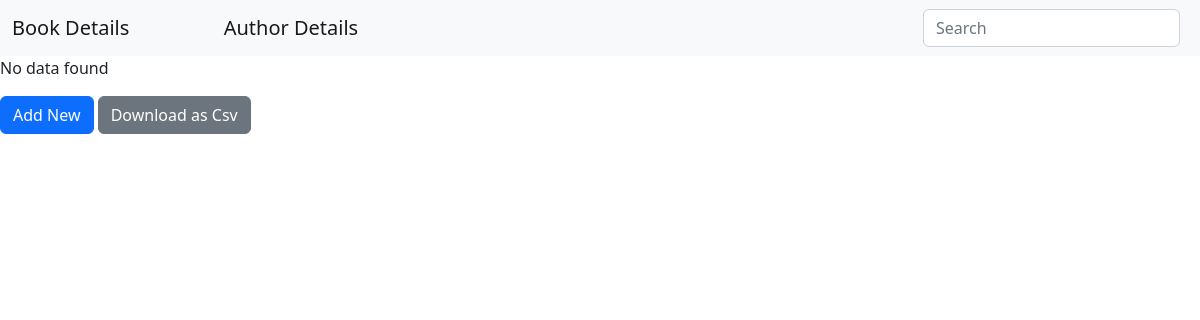
The app's page /books, older data.
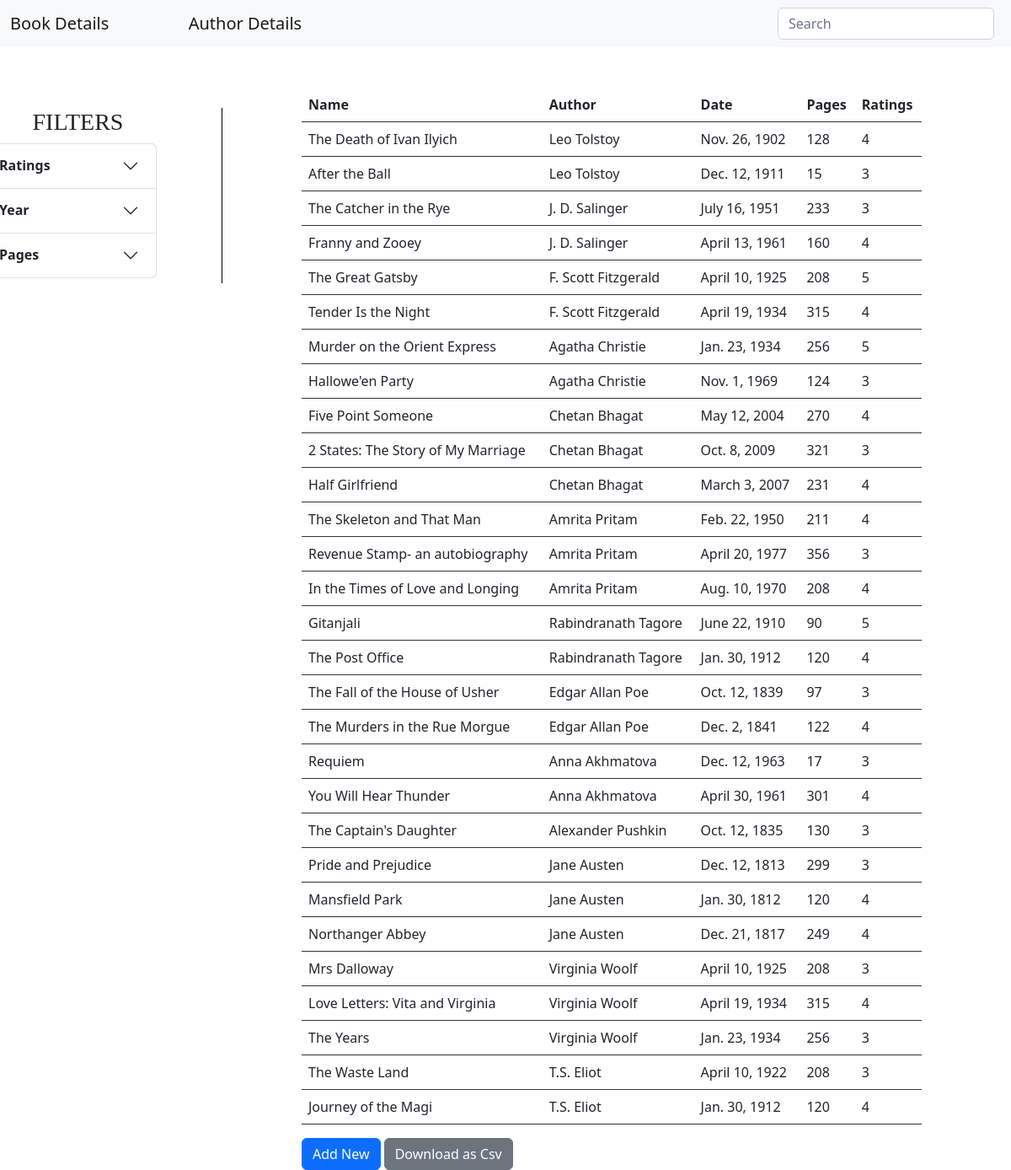
The same page, newer data.
### authdetails/models.py (models this page shows, shortened)
class bookDet(models.Model):
    book_name = models.CharField(max_length=60, unique=True)
    book_author = models.ForeignKey("authorDet", on_delete=models.CASCADE)
    book_date = models.DateField()
    book_pages = models.IntegerField()
    average_critics_rating = models.IntegerField()

class authorDet(models.Model):
    GENDER_CHOICES = (
        ('M', 'Male'),
        ('F', 'Female'),
        ('O', 'Others')
    )
    auth_name = models.CharField(max_length=30, unique=True)
    auth_age = models.IntegerField()
    auth_gender = models.CharField( max_length=1, choices=GENDER_CHOICES)
    auth_country = CountryField()
    def __str__(self):
        return self.auth_name

### authdetails/views.py (the view)
# urls.py: path('books',views.bookView, name="book_view"),
def bookView(request):
    model = bookDet
    template_name = "authordetails/books.html"
    query = request.GET.get("q","")
    dataDet= bookDet.objects.filter(  Q(book_name__icontains=query) )
    rating = request.GET.get('rating')
    year_count_min = request.GET.get('year_count_min')
    year_count_max = request.GET.get('year_count_max')
    page_count_min = request.GET.get('page_count_min')
    page_count_max = request.GET.get('page_count_max')
    if is_valid_queryparam(rating) and rating != 'Select':
        dataDet = dataDet.filter(average_critics_rating=rating)
    if is_valid_queryparam(year_count_min):
        dataDet = dataDet.filter(book_date__gte=datetime.date(int(year_count_min), 1,1))
    if is_valid_queryparam(year_count_max):
        dataDet = dataDet.filter(book_date__lt=datetime.date(int(year_count_max), 12, 31))
    if is_valid_queryparam(page_count_min):
        dataDet = dataDet.filter(book_pages__gte=page_count_min)
    if is_valid_queryparam(page_count_max):
        dataDet = dataDet.filter(book_pages__lt=page_count_max)
    form = booksForm()
    if request.method == 'POST':
        form = booksForm(request.POST)
        if form.is_valid():
            form.save()
            form = booksForm()
            print("Form Valid")
        return render(request, 'authordetails/books.html',{'form':form, 'dataDet':dataDet})
    else:
        form = booksForm()
    return render(request, 'authordetails/books.html',{'form':form, 'dataDet':dataDet})

### authdetails/forms.py
class booksForm(forms.ModelForm):
    class Meta:
        model = bookDet
        fields = "__all__"
        widgets={
            'book_name' : forms.TextInput(attrs={
                'placeholder': 'Book Name',
                'class': 'form-control'
                }),
            'book_author' : forms.Select(attrs={
                'class': 'form-control'
            }),
            'book_date': forms.SelectDateWidget(attrs={
                'placeholder': 'Book Date',
                'class': 'form-control',
                'width' : '20rem'
            }),
            'book_pages': forms.TextInput(attrs={
                'placeholder': 'Book Pages',
                'class': 'form-control'
                }),
            'average_critics_rating' :forms.DateInput(attrs={
                'placeholder': 'Book Rating',
                'class': 'form-control'
            }),
        }

### authdetails/views.py (called while the page is built)
def is_valid_queryparam(param):
    return param != '' and param is not None

### templates/authordetails/books.html (shortened to what this page needs)
{% load static %}
<!DOCTYPE html>
<html lang="en">
<head>
    <link href="https://cdn.jsdelivr.net/npm/bootstrap@5.2.2/dist/css/bootstrap.min.css" rel="stylesheet">
    <link href="{% static 'css/style.css' %}" rel="stylesheet">
</head>
<body>
<nav class="navbar bg-light">
<div class="container-fluid">
    <a class="navbar-brand" href="{% url 'book_view' %}">Book Details</a>
    <a class="navbar-brand" href="{% url 'index' %}">Author Details</a>
    <form class="d-flex" role="search" action="{% url 'book_search_results' %}" method="get">
    <input class="form-control me-2" value="" name="q" type="text" placeholder="Search" aria-label="Search">
    </form>
</div>
</nav>
{% if dataDet %}
<br>
<div class="container"><br>
<div class="row">
<div class="col-3" style="margin-left: -4rem ;"><br>
    <h3 style="text-align: center ; margin-left: -2rem;">FILTERS</h3>
<div class="accordion" id="accordionExample" style="width: 13rem">
<div class="accordion-item" style="background-color: #a6a6a6 ;">
<h2 class="accordion-header" id="headingOne">
<button class="accordion-button collapsed" type="button" data-bs-toggle="collapse" data-bs-target="#collapseTwo" aria-expanded="false" aria-controls="collapseTwo">
    <strong>Ratings</strong>
</button>
</h2>
</div>
<div class="accordion-item" style="background-color: #a6a6a6 ;">
<h2 class="accordion-header" id="headingOne" >
<button class="accordion-button collapsed" type="button" data-bs-toggle="collapse" data-bs-target="#collapseOne" aria-expanded="false" aria-controls="collapseOne">
    <strong>Year</strong></button>
</h2>
</div>
<div class="accordion-item" style="background-color: #a6a6a6 ;">
<h2 class="accordion-header" id="headingOne2" >
<button class="accordion-button collapsed" type="button" data-bs-toggle="collapse" data-bs-target="#collapseOne2" aria-expanded="false" aria-controls="collapseOne2">
    <strong>Pages</strong></button>
</h2>
</div>
</div>
</div>
<div class="col-1"><br><div class="vl" style="border-left: 1px solid black; height: 13rem;"></div> </div>
<div class="col-8">
<table class="table">
<thead>
    <th>Name</th>
    <th>Author</th>
    <th>Date</th>
    <th>Pages</th>
    <th>Ratings</th>
</thead>
{% for acc in dataDet %}
<tr>
    <td> {{acc.book_name}} </td>
    <td> {{acc.book_author}} </td>
    <td> {{acc.book_date}} </td>
    <td> {{acc.book_pages}} </td>
    <td> {{acc.average_critics_rating}} </td>
</tr>
{% endfor %}
</table>
{% else %}
<p>No data found</p>
{% endif %}
<button type="submit" class="btn btn-primary" onclick="openPopUp()">Add New</button>
<a id="download_as_csv_expense" href="{% url 'download_as_csv_books' %}" class="btn btn-secondary">Download as Csv</a>
</div></div>
</div>
</body>
</html>

Row changes from the older to the newer data that the page shows:
added bookDet: book_name "The Death of Ivan Ilyich", book_author "Leo Tolstoy", book_date "Nov. 26, 1902", book_pages "128", average_critics_rating "4"
added bookDet: book_name "After the Ball", book_author "Leo Tolstoy", book_date "Dec. 12, 1911", book_pages "15", average_critics_rating "3"
added bookDet: book_name "The Catcher in the Rye", book_author "J. D. Salinger", book_date "July 16, 1951", book_pages "233", average_critics_rating "3"
added bookDet: book_name "Franny and Zooey", book_author "J. D. Salinger", book_date "April 13, 1961", book_pages "160", average_critics_rating "4"
added bookDet: book_name "The Great Gatsby", book_author "F. Scott Fitzgerald", book_date "April 10, 1925", book_pages "208", average_critics_rating "5"
added bookDet: book_name "Tender Is the Night", book_author "F. Scott Fitzgerald", book_date "April 19, 1934", book_pages "315", average_critics_rating "4"
added bookDet: book_name "Murder on the Orient Express", book_author "Agatha Christie", book_date "Jan. 23, 1934", book_pages "256", average_critics_rating "5"
added bookDet: book_name "Hallowe'en Party", book_author "Agatha Christie", book_date "Nov. 1, 1969", book_pages "124", average_critics_rating "3"
added bookDet: book_name "Five Point Someone", book_author "Chetan Bhagat", book_date "May 12, 2004", book_pages "270", average_critics_rating "4"
added bookDet: book_name "2 States: The Story of My Marriage", book_author "Chetan Bhagat", book_date "Oct. 8, 2009", book_pages "321", average_critics_rating "3"
added bookDet: book_name "Half Girlfriend", book_author "Chetan Bhagat", book_date "March 3, 2007", book_pages "231", average_critics_rating "4"
added bookDet: book_name "The Skeleton and That Man", book_author "Amrita Pritam", book_date "Feb. 22, 1950", book_pages "211", average_critics_rating "4"
added bookDet: book_name "Revenue Stamp- an autobiography", book_author "Amrita Pritam", book_date "April 20, 1977", book_pages "356", average_critics_rating "3"
added bookDet: book_name "In the Times of Love and Longing", book_author "Amrita Pritam", book_date "Aug. 10, 1970", book_pages "208", average_critics_rating "4"
added bookDet: book_name "Gitanjali", book_author "Rabindranath Tagore", book_date "June 22, 1910", book_pages "90", average_critics_rating "5"
added bookDet: book_name "The Post Office", book_author "Rabindranath Tagore", book_date "Jan. 30, 1912", book_pages "120", average_critics_rating "4"
added bookDet: book_name "The Fall of the House of Usher", book_author "Edgar Allan Poe", book_date "Oct. 12, 1839", book_pages "97", average_critics_rating "3"
added bookDet: book_name "The Murders in the Rue Morgue", book_author "Edgar Allan Poe", book_date "Dec. 2, 1841", book_pages "122", average_critics_rating "4"
added bookDet: book_name "Requiem", book_author "Anna Akhmatova", book_date "Dec. 12, 1963", book_pages "17", average_critics_rating "3"
added bookDet: book_name "You Will Hear Thunder", book_author "Anna Akhmatova", book_date "April 30, 1961", book_pages "301", average_critics_rating "4"
added bookDet: book_name "The Captain's Daughter", book_author "Alexander Pushkin", book_date "Oct. 12, 1835", book_pages "130", average_critics_rating "3"
added bookDet: book_name "Pride and Prejudice", book_author "Jane Austen", book_date "Dec. 12, 1813", book_pages "299", average_critics_rating "3"
added bookDet: book_name "Mansfield Park", book_author "Jane Austen", book_date "Jan. 30, 1812", book_pages "120", average_critics_rating "4"
added bookDet: book_name "Northanger Abbey", book_author "Jane Austen", book_date "Dec. 21, 1817", book_pages "249", average_critics_rating "4"
added bookDet: book_name "Mrs Dalloway", book_author "Virginia Woolf", book_date "April 10, 1925", book_pages "208", average_critics_rating "3"
added bookDet: book_name "Love Letters: Vita and Virginia", book_author "Virginia Woolf", book_date "April 19, 1934", book_pages "315", average_critics_rating "4"
added bookDet: book_name "The Years", book_author "Virginia Woolf", book_date "Jan. 23, 1934", book_pages "256", average_critics_rating "3"
added bookDet: book_name "The Waste Land", book_author "T.S. Eliot", book_date "April 10, 1922", book_pages "208", average_critics_rating "3"
added bookDet: book_name "Journey of the Magi", book_author "T.S. Eliot", book_date "Jan. 30, 1912", book_pages "120", average_critics_rating "4"
Text that changed along with them:
text no longer shown: "No data found"
text now shown: "FILTERS Ratings Year Pages Name Author Date Pages Ratings"
